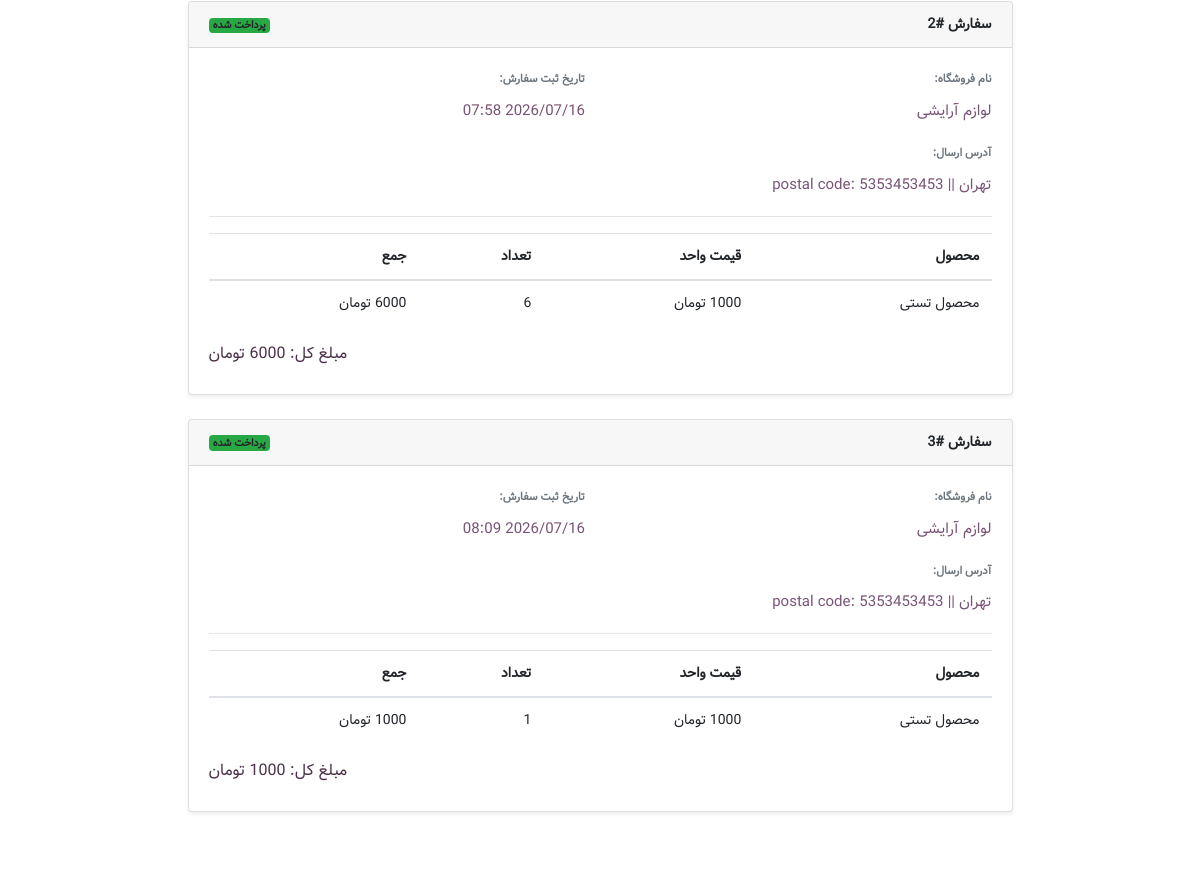
The page /account/ (signed in, middle part) on the database as committed earlier.
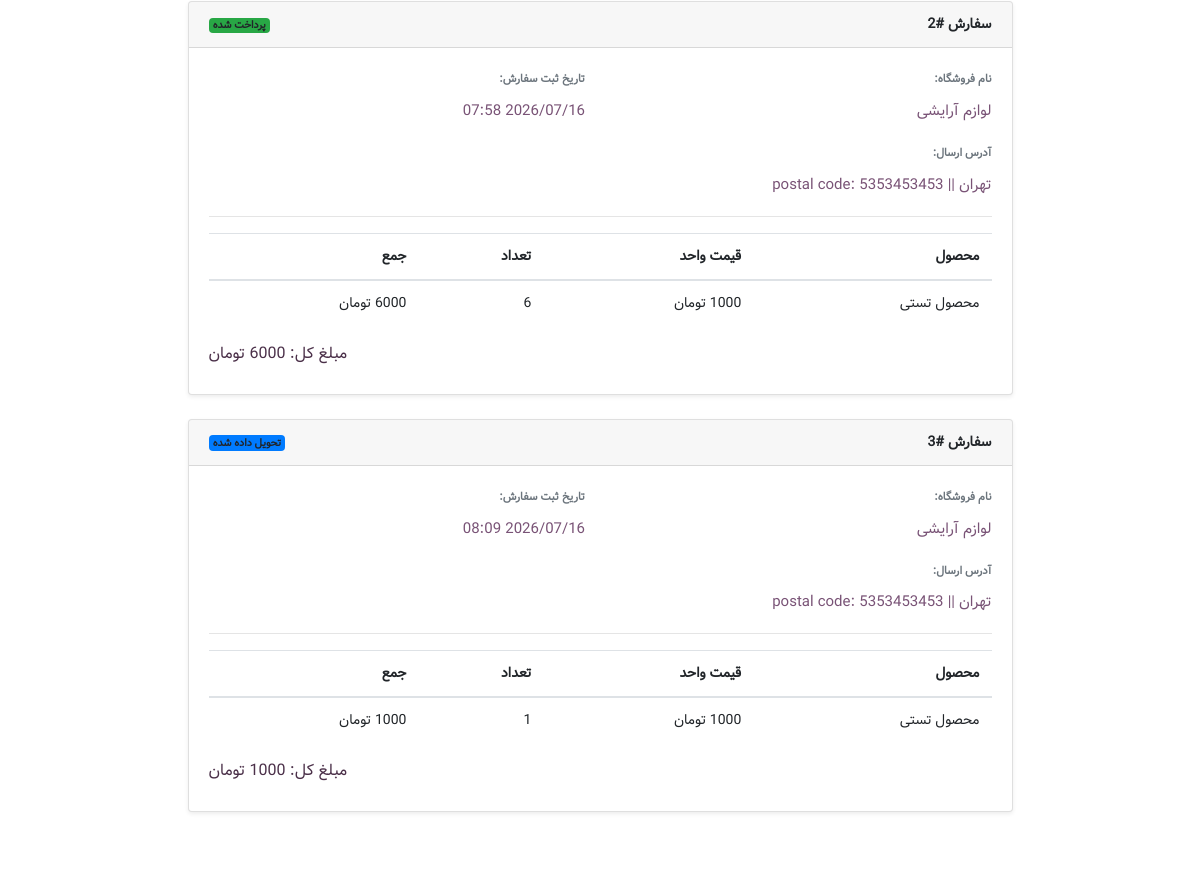
The same page on the database as committed later.
### order/models.py (models this page shows, shortened)
class Order(TimeStampedModel):
    class Status(models.TextChoices):
        PENDING = 'pending', 'در انتظار پرداخت'
        PAID = 'paid', 'پرداخت شده'
        SHIPPED = 'shipped', 'ارسال شده'
        DELIVERED = 'delivered', 'تحویل داده شده'
    user = models.ForeignKey(
        settings.AUTH_USER_MODEL,
        on_delete=models.PROTECT,
        related_name='orders',
        verbose_name='کاربر'
    )
    store = models.ForeignKey(
        'store.Store',
        on_delete=models.PROTECT,
        related_name='orders',
        verbose_name='فروشگاه'
    )
    status = models.CharField(
        max_length=10,
        choices=Status.choices,
        default=Status.PENDING,
        verbose_name='وضعیت'
    )
    shipping_address = models.TextField(verbose_name='آدرس ارسال')
    class Meta:
        verbose_name = 'سفارش'
        verbose_name_plural = 'سفارش ها'
    @property
    def total_price(self):
        return sum(item.total_price for item in self.items.all())

### store/models.py (models this page shows, shortened)
class Store(SluggedModel):
    owner = models.OneToOneField(
        settings.AUTH_USER_MODEL,
        on_delete=models.CASCADE,
        related_name='store',
        verbose_name='مالک فروشگاه'
    )
    store_name = models.CharField(
        verbose_name='اسم فروشگاه',
        max_length=255,
    )
    store_logo = models.ImageField(
        verbose_name='لوگوی فروشگاه',
        upload_to='store_logo/%Y/%m/%d/',
        validators=[validate_file_size],
        blank=True,
        null=True
    )
    store_phone = models.CharField(
        verbose_name='شماره تماس فروشگاه',
        max_length=20,
        unique=True
    )
    is_active = models.BooleanField(
        verbose_name='فعال بودن فروشگاه',
        default=False
    )
    class Meta:
        verbose_name = 'فروشگاه'
        verbose_name_plural = 'فروشگاه ها'
        ordering = ['-created_at']

### account/views.py (the view)
# urls.py: path('', views.profile_detail, name='detail'),
@login_required
def profile_detail(request):
    user = request.user
    if user.role == CustomUser.Roles.CUSTOMER:
        return render(request, 'account/profile_customer_detail.html')
    if user.role == CustomUser.Roles.SELLER:
        return render(request, 'account/profile_seller_detail.html')
    if user.role == CustomUser.Roles.STAFF:
        return redirect(reverse('admin:index'))

### order/models.py (called while the page is built)
    @property
    def total_price(self):
        return self.price * self.quantity

### account/templates/account/profile_seller_detail.html (shortened to what this page needs)
{% extends 'base.html' %}
{% load static %}
{% block content %}
{% if user.is_authenticated %}
{% load static %} <div class="container my-5">
{% include 'account/order_history.html' %}
{% endif %}
{% endblock content %}

### account/templates/account/order_history.html (shortened to what this page needs)
<div class="container my-5">
    <div class="row justify-content-center">
        <div class="col-12 col-lg-9">
            {% if user.orders.exists %}
                {% for order in user.orders.all %}
                <div class="card shadow-sm mb-4">
                    <div class="card-header d-flex justify-content-between align-items-center">
                        <span class="font-weight-bold">سفارش #{{ order.id }}</span>
                        <span>
                            {% if order.status == 'paid' %}
                                <span class="badge bg-success">پرداخت شده</span>
                            {% elif order.status == 'shipped' %}
                                <span class="badge bg-info">ارسال شده</span>
                            {% elif order.status == 'delivered' %}
                                <span class="badge bg-primary">تحویل داده شده</span>
                            {% else %}
                                <span class="badge bg-warning text-dark">در انتظار پرداخت</span>
                            {% endif %}
                        </span>
                    </div>
                    <div class="card-body">
                        <div class="row mb-3">
                            <div class="col-12 col-md-6">
                                <label class="font-weight-bold text-muted small">نام فروشگاه:</label>
                                <p class="mb-0">{{ order.store.store_name }}</p>
                            </div>
                            <div class="col-12 col-md-6">
                                <label class="font-weight-bold text-muted small">تاریخ ثبت سفارش:</label>
                                <p class="mb-0">{{ order.created_at|date:"Y/m/d H:i" }}</p>
                            </div>
                        </div>
                        <div class="row mb-3">
                            <div class="col-12">
                                <label class="font-weight-bold text-muted small">آدرس ارسال:</label>
                                <p class="mb-0">{{ order.shipping_address }}</p>
                            </div>
                        </div>
                        <hr>
                        <div class="table-responsive">
                            <table class="table">
                                <thead>
                                    <tr>
                                        <th>محصول</th>
                                        <th>قیمت واحد</th>
                                        <th>تعداد</th>
                                        <th>جمع</th>
                                    </tr>
                                </thead>
                                <tbody>
                                    {% for item in order.items.all %}
                                    <tr>
                                        <td>{{ item.product_name }}</td>
                                        <td>{{ item.price|floatformat:0 }} تومان</td>
                                        <td>{{ item.quantity }}</td>
                                        <td>{{ item.total_price|floatformat:0 }} تومان</td>
                                    </tr>
                                    {% endfor %}
                                </tbody>
                            </table>
                        </div>
                        <div class="text-left">
                            <h5>مبلغ کل: {{ order.total_price|floatformat:0 }} تومان</h5>
                        </div>
                    </div>
                </div>
                {% endfor %}
            {% else %}
                <p class="text-center text-muted">سفارشی برای نمایش وجود ندارد.</p>
            {% endif %}
        </div>
    </div>
</div>

Rows that differ between the two databases and show on the page:
changed Order id 3: status "پرداخت شده" → "تحویل داده شده"
